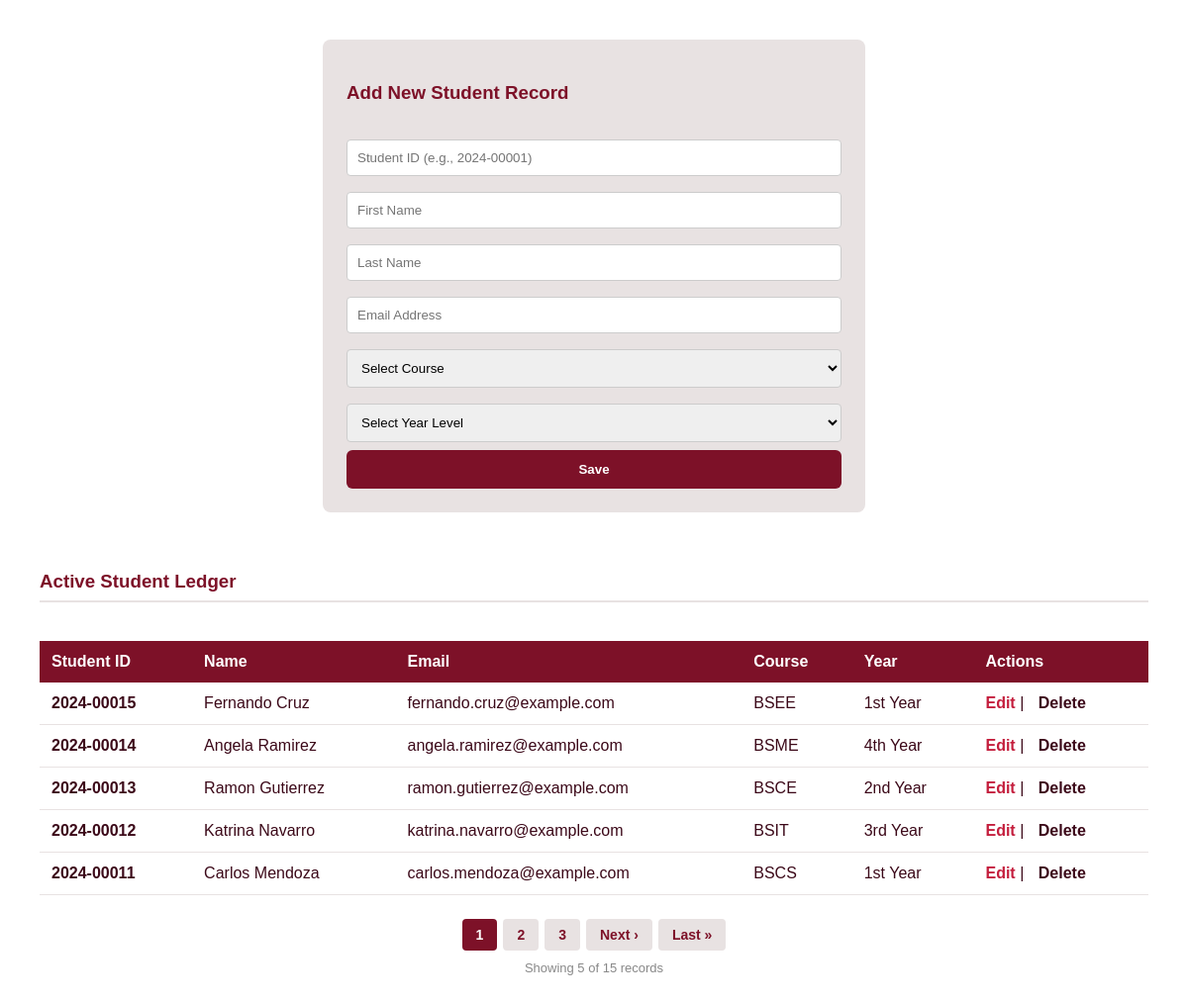
Before: / with the older database file.
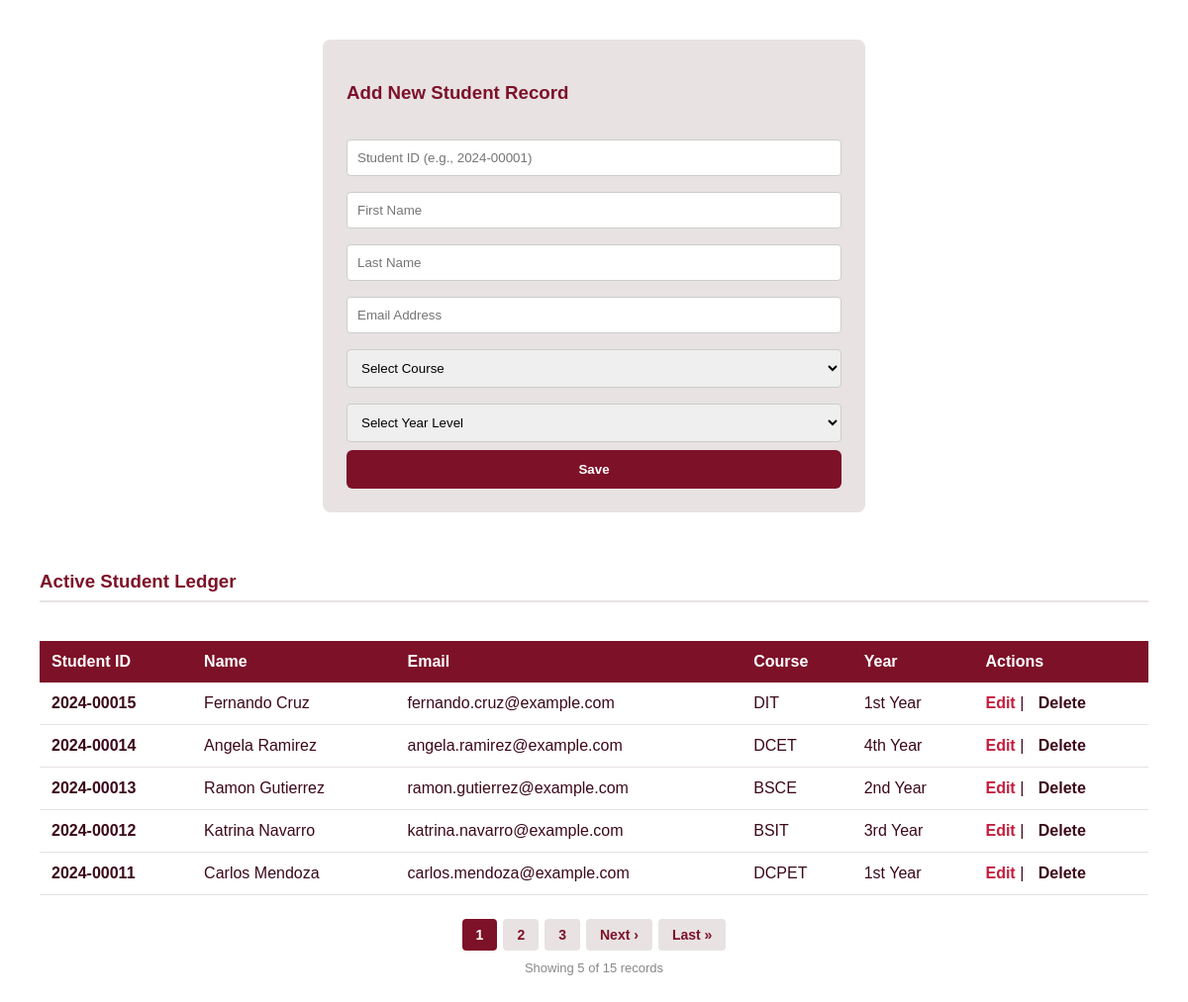
After: the same page with the newer database file.
### tables this page shows
CREATE TABLE IF NOT EXISTS students (
  id INT AUTO_INCREMENT PRIMARY KEY,
  student_id VARCHAR(20) NOT NULL UNIQUE,
  first_name VARCHAR(100) NOT NULL,
  last_name VARCHAR(100) NOT NULL,
  email VARCHAR(150) NOT NULL,
  course ENUM('DCPET','BSIT','BSCE','DCET','DIT') NOT NULL,
  year_level ENUM('1st Year','2nd Year','3rd Year','4th Year') NOT NULL,
  section VARCHAR(10) NOT NULL,
  status ENUM('Active','Inactive') DEFAULT 'Active',
  created_at TIMESTAMP DEFAULT CURRENT_TIMESTAMP
);

### index.php (the view, shortened to what this page needs)
<?php
include 'config.php';
$limit = 5;
$page = isset($_GET['page']) && is_numeric($_GET['page']) ? (int)$_GET['page'] : 1;
$offset = ($page - 1) * $limit;
$total_result = mysqli_query($conn, "SELECT COUNT(*) AS total FROM students");
$total_row = mysqli_fetch_assoc($total_result);
$total_records = $total_row['total'];
$total_pages = ceil($total_records / $limit);
$result = mysqli_query($conn, "SELECT * FROM students ORDER BY id DESC LIMIT $limit OFFSET $offset");
?>
<!DOCTYPE html>
<html lang="en">
<head>
    <link rel="stylesheet" href="style.css">
</head>
<body>
    <div class="form-container">
        <h3>Add New Student Record</h3>
        <form method="POST" action="index.php">
            <input type="text" name="student_id" placeholder="Student ID (e.g., 2024-00001)" required>
            <input type="text" name="first_name" placeholder="First Name" required>
            <input type="text" name="last_name" placeholder="Last Name" required>
            <input type="email" name="email" placeholder="Email Address" required>
            <select name="course" required>
                <option value="" disabled selected>Select Course</option>
            </select>
            <select name="year" required>
                <option value="" disabled selected>Select Year Level</option>
            </select>
            <button type="submit" name="save" class="btn-save">Save</button>
        </form>
    </div>
    <h3>Active Student Ledger</h3>
    <table>
        <thead>
            <tr>
                <th>Student ID</th>
                <th>Name</th>
                <th>Email</th>
                <th>Course</th>
                <th>Year</th>
                <th>Actions</th>
            </tr>
        </thead>
        <tbody>
            <?php while ($row = mysqli_fetch_assoc($result)): ?>
                <tr>
                    <td><strong><?php echo $row['student_id']; ?></strong></td>
                    <td><?php echo $row['first_name'] . ' ' . $row['last_name']; ?></td>
                    <td><?php echo $row['email']; ?></td>
                    <td><?php echo $row['course']; ?></td>
                    <td><?php echo $row['year_level']; ?></td>
                    <td>
                        <a class="action-link edit-lnk" href="edit.php?id=<?php echo $row['id']; ?>">Edit</a> |
                        <a class="action-link del-lnk" href="delete.php?id=<?php echo $row['id']; ?>" onclick="return confirm('Delete?')">Delete</a>
                    </td>
                </tr>
            <?php endwhile; ?>
        </tbody>
    </table>
    <?php if ($total_pages > 1): ?>
        <div class="pagination">
            <?php for ($i = 1; $i <= $total_pages; $i++): ?>
                <a href="?page=<?php echo $i; ?>" class="<?php echo $i === $page ? 'active' : ''; ?>"><?php echo $i; ?></a>
            <?php endfor; ?>
            <?php if ($page < $total_pages): ?>
                <a href="?page=<?php echo $page + 1; ?>">Next &rsaquo;</a>
                <a href="?page=<?php echo $total_pages; ?>">Last &raquo;</a>
            <?php endif; ?>
        </div>
    <?php endif; ?>
    <p class="record-count">Showing <?php echo min($limit, $total_records - $offset); ?> of <?php echo $total_records; ?> records</p>
</body>
</html>

### style.css (style rules this page uses)
:root { --primary: #7D1128; --secondary: #C41E3D; --dark: #3C0919; --light: #E8E2E2; --accent: #FFC107; }
body { display: flex; flex-direction: column; font-family: 'Poppins', sans-serif; background-color: #FFFFFF; color: var(--dark); margin: 0; padding: 40px; }
h3 { color: var(--primary); border-bottom: 2px solid var(--light); padding-bottom: 8px; }
.form-container { display: flex; flex-direction: column; align-self: center; background: var(--light); padding: 24px; border-radius: 8px; margin: 0 auto 40px; max-width: 500px; }
input, select { width: 100%; padding: 10px; margin: 8px 0; border: 1px solid #CCC; border-radius: 4px; box-sizing: border-box; }
.btn-save { background-color: var(--primary); color: #FFFFFF; padding: 12px 20px; border: none; border-radius: 6px; cursor: pointer; font-weight: bold; width: 100%; }
table { width: 100%; border-collapse: collapse; margin-top: 20px; }
th { background-color: var(--primary); color: #FFFFFF; padding: 12px; text-align: left; }
td { padding: 12px; border-bottom: 1px solid var(--light); }
.action-link { text-decoration: none; font-weight: bold; }
.edit-lnk { color: var(--secondary); }
.del-lnk { color: var(--dark); margin-left: 10px; }
.pagination { display: flex; justify-content: center; gap: 6px; margin-top: 24px; flex-wrap: wrap; }
.pagination a { display: inline-block; padding: 8px 14px; text-decoration: none; color: var(--primary); background: var(--light); border-radius: 4px; font-weight: bold; font-size: 14px; transition: background 0.2s; }
.pagination a.active { background: var(--primary); color: #FFFFFF; pointer-events: none; }
.record-count { text-align: center; color: #888; font-size: 13px; margin-top: 10px; }

Changed rows visible on the page:
changed students "Fernando": course "BSEE" → "DIT"
changed students "Angela": course "BSME" → "DCET"
changed students "Carlos": course "BSCS" → "DCPET"
